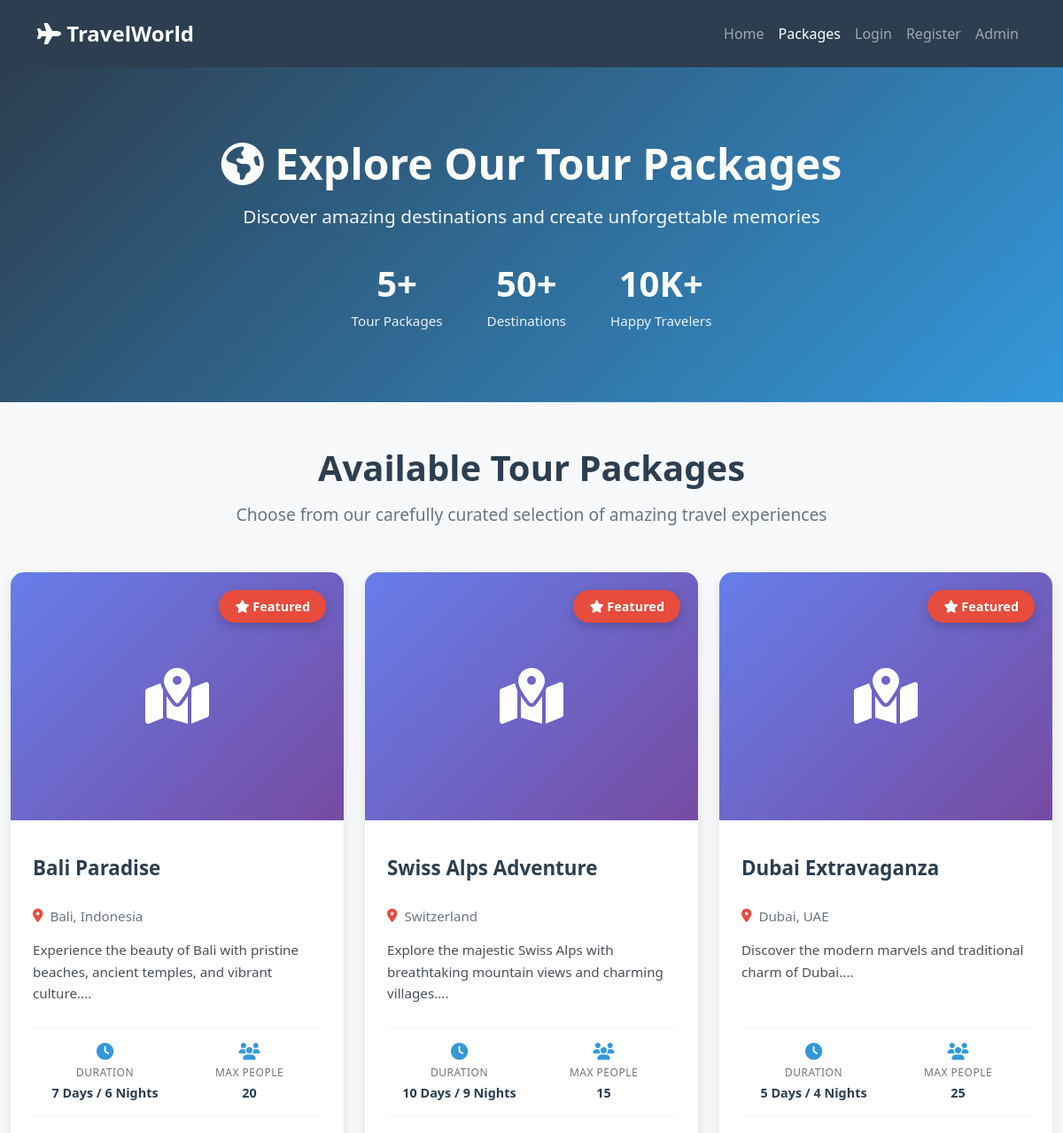
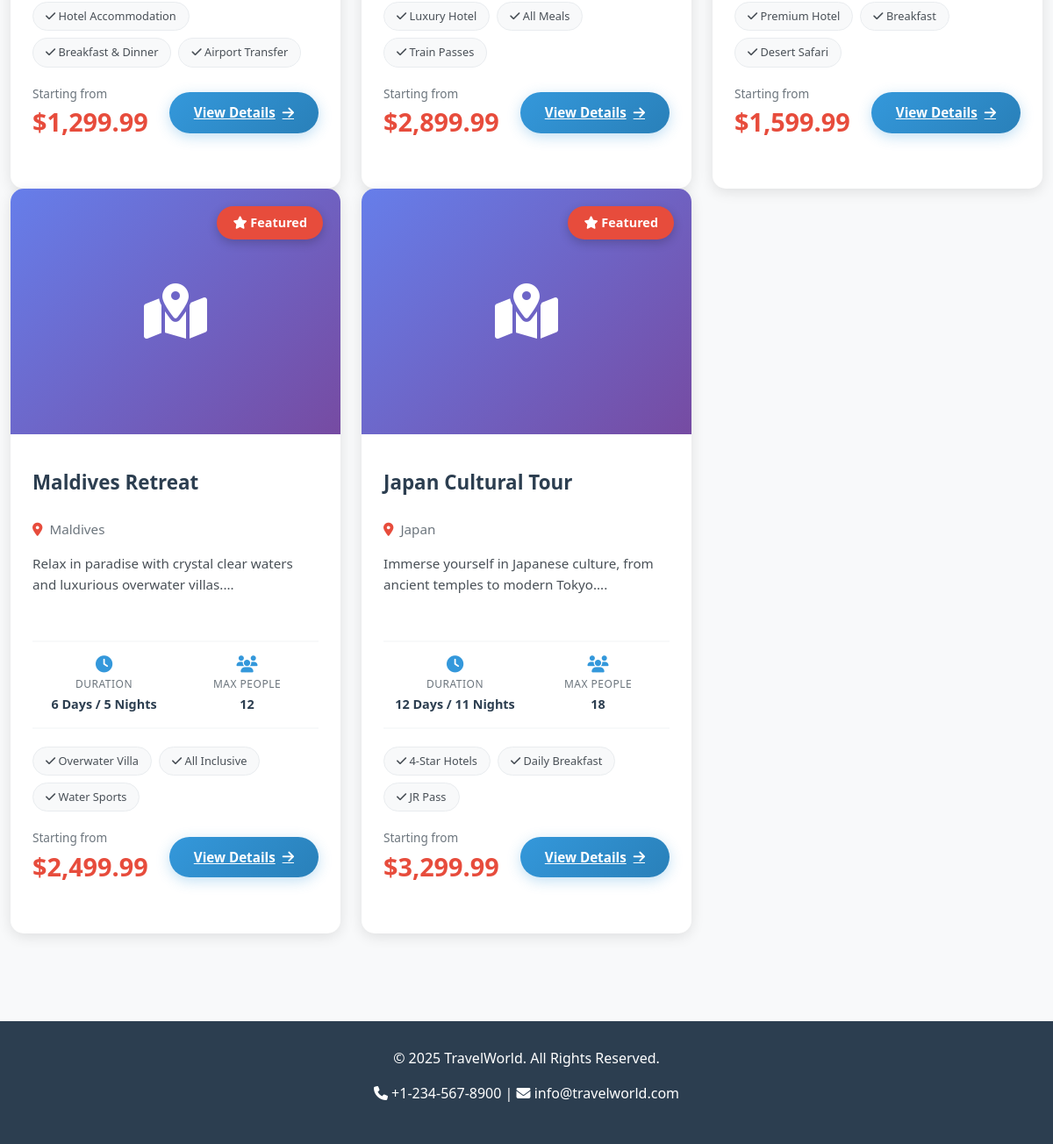
The page /packages.php on the database its author committed (2 pictures, top to bottom).
### tables this page shows
CREATE TABLE `tour_packages` (
  `id` int(11) NOT NULL,
  `package_name` varchar(200) NOT NULL,
  `description` text NOT NULL,
  `destination` varchar(100) NOT NULL,
  `duration` varchar(50) NOT NULL,
  `price` decimal(10,2) NOT NULL,
  `max_people` int(11) NOT NULL,
  `image` varchar(255) DEFAULT NULL,
  `features` text DEFAULT NULL,
  `status` enum('active','inactive') DEFAULT 'active',
  `created_at` timestamp NOT NULL DEFAULT current_timestamp()
);

### functions.php (called while the page is built, shortened)
<?php
require_once 'config.php';
function isLoggedIn() {
    return isset($_SESSION['user_id']);
}
function getActivePackages() {
    global $conn;
    $sql = "SELECT * FROM tour_packages WHERE status = 'active' ORDER BY created_at DESC";
    $result = $conn->query($sql);
    return $result;
}
function formatCurrency($amount) {
    return '$' . number_format($amount, 2);
}
?>

### packages.php (the view, shortened to what this page needs)
<?php
require_once 'functions.php';
$packages = getActivePackages();
?>
<!DOCTYPE html>
<html lang="en">
<head>
    <link href="https://cdn.jsdelivr.net/npm/bootstrap@5.3.0/dist/css/bootstrap.min.css" rel="stylesheet">
    <link rel="stylesheet" href="https://cdnjs.cloudflare.com/ajax/libs/font-awesome/6.4.0/css/all.min.css">
</head>
<body>
    <nav class="navbar navbar-expand-lg navbar-dark">
        <div class="container">
            <a class="navbar-brand" href="index.php">
                <i class="fas fa-plane"></i> TravelWorld
            </a>
            <div class="collapse navbar-collapse" id="navbarNav">
                <ul class="navbar-nav ms-auto">
                    <li class="nav-item"><a class="nav-link" href="index.php">Home</a></li>
                    <li class="nav-item"><a class="nav-link active" href="packages.php">Packages</a></li>
                    <?php if(isLoggedIn()): ?>
                        <li class="nav-item"><a class="nav-link" href="my-bookings.php">My Bookings</a></li>
                        <li class="nav-item"><a class="nav-link" href="logout.php">Logout</a></li>
                    <?php else: ?>
                        <li class="nav-item"><a class="nav-link" href="login.php">Login</a></li>
                        <li class="nav-item"><a class="nav-link" href="register.php">Register</a></li>
                    <?php endif; ?>
                    <li class="nav-item"><a class="nav-link" href="admin/login.php">Admin</a></li>
                </ul>
            </div>
        </div>
    </nav>
    <div class="hero-section">
        <div class="container">
            <h1><i class="fas fa-globe-americas"></i> Explore Our Tour Packages</h1>
            <p>Discover amazing destinations and create unforgettable memories</p>
            <?php
            $total_packages = 0;
            $packages_temp = getActivePackages();
            while($packages_temp->fetch_assoc()) $total_packages++;
            ?>
            <div class="hero-stats">
                <div class="stat-item">
                    <span class="stat-number"><?= $total_packages; ?>+</span>
                    <span class="stat-label">Tour Packages</span>
                </div>
                <div class="stat-item">
                    <span class="stat-number">50+</span>
                    <span class="stat-label">Destinations</span>
                </div>
                <div class="stat-item">
                    <span class="stat-number">10K+</span>
                    <span class="stat-label">Happy Travelers</span>
                </div>
            </div>
        </div>
    </div>
    <div class="container packages-container">
        <div class="section-header">
            <h2>Available Tour Packages</h2>
            <p>Choose from our carefully curated selection of amazing travel experiences</p>
        </div>
        <?php
        $packages_array = [];
        while($p = $packages->fetch_assoc()) {
            $packages_array[] = $p;
        }
        ?>
        <?php if(count($packages_array) > 0): ?>
            <div class="row">
                <?php foreach($packages_array as $package): ?>
                <div class="col-lg-4 col-md-6">
                    <div class="package-card">
                        <div class="package-image-wrapper">
                            <?php if(!empty($package['image']) && file_exists('uploads/' . $package['image'])): ?>
                                <img src="uploads/<?= htmlspecialchars($package['image']); ?>"
                                     alt="<?= htmlspecialchars($package['package_name']); ?>"
                                     class="package-image">
                            <?php else: ?>
                                <div class="image-placeholder">
                                    <i class="fas fa-map-marked-alt"></i>
                                </div>
                            <?php endif; ?>
                            <div class="package-badge">
                                <i class="fas fa-star"></i> Featured
                            </div>
                        </div>
                        <div class="package-body">
                            <h5 class="package-title">
                                <?= htmlspecialchars($package['package_name']); ?>
                            </h5>
                            <p class="package-location">
                                <i class="fas fa-map-marker-alt"></i>
                                <?= htmlspecialchars($package['destination']); ?>
                            </p>
                            <p class="package-description">
                                <?= htmlspecialchars(substr($package['description'], 0, 120)); ?>...
                            </p>
                            <div class="package-info">
                                <div class="info-item">
                                    <i class="fas fa-clock"></i>
                                    <div class="info-label">Duration</div>
                                    <div class="info-value"><?= htmlspecialchars($package['duration']); ?></div>
                                </div>
                                <div class="info-item">
                                    <i class="fas fa-users"></i>
                                    <div class="info-label">Max People</div>
                                    <div class="info-value"><?= htmlspecialchars($package['max_people']); ?></div>
                                </div>
                            </div>
                            <?php if(!empty($package['features'])): ?>
                            <div class="features-badges">
                                <?php
                                $features = explode(',', $package['features']);
                                foreach(array_slice($features, 0, 3) as $feature):
                                ?>
                                    <span class="feature-badge">
                                        <i class="fas fa-check"></i> <?= htmlspecialchars(trim($feature)); ?>
                                    </span>
                                <?php endforeach; ?>
                            </div>
                            <?php endif; ?>
                            <div class="package-footer">
                                <div>
                                    <span class="price-label">Starting from</span>
                                    <div class="price-tag"><?= formatCurrency($package['price']); ?></div>
                                </div>
                                <a href="package-details.php?id=<?= $package['id']; ?>" class="btn-view">
                                    View Details <i class="fas fa-arrow-right"></i>
                                </a>
                            </div>
                        </div>
                    </div>
                </div>
                <?php endforeach; ?>
            </div>
        <?php endif; ?>
    </div>
    <footer class="text-center">
        <div class="container">
            <p>&copy; 2025 TravelWorld. All Rights Reserved.</p>
            <p>
                <i class="fas fa-phone"></i> +1-234-567-8900 |
                <i class="fas fa-envelope"></i> info@travelworld.com
            </p>
        </div>
    </footer>
</body>
</html>

### packages.php (style rules this page uses)
:root { --primary-color: #2c3e50; --secondary-color: #3498db; --accent-color: #e74c3c; }
body { font-family: 'Segoe UI', Tahoma, Geneva, Verdana, sans-serif; background: #f8f9fa; }
.navbar { background-color: var(--primary-color) !important; padding: 15px 0; }
.navbar-brand { font-size: 1.5rem; font-weight: bold; }
.hero-section { background: linear-gradient(135deg, var(--primary-color), var(--secondary-color)); color: white; padding: 80px 0; text-align: center; margin-bottom: 50px; }
.hero-section h1 { font-size: 3rem; font-weight: bold; margin-bottom: 15px; }
.hero-section p { font-size: 1.3rem; opacity: 0.95; margin-bottom: 30px; }
.hero-stats { display: flex; justify-content: center; gap: 50px; margin-top: 30px; flex-wrap: wrap; }
.stat-item { text-align: center; }
.stat-number { font-size: 2.5rem; font-weight: bold; display: block; }
.stat-label { font-size: 0.95rem; opacity: 0.9; }
.packages-container { max-width: 1400px; margin: 0 auto; padding-bottom: 50px; }
.section-header { text-align: center; margin-bottom: 50px; }
.section-header h2 { font-size: 2.5rem; font-weight: bold; color: var(--primary-color); margin-bottom: 15px; }
.section-header p { font-size: 1.2rem; color: #6c757d; }
.package-card { border: none; box-shadow: 0 4px 15px rgba(0,0,0,0.1); transition: transform 0.3s ease, box-shadow 0.3s ease; margin-bottom: 30px; height: 100%; border-radius: 15px; overflow: hidden; background: white; }
.package-image-wrapper { position: relative; height: 280px; overflow: hidden; }
.image-placeholder { width: 100%; height: 280px; background: linear-gradient(135deg, #667eea 0%, #764ba2 100%); display: flex; align-items: center; justify-content: center; color: white; font-size: 4rem; }
.package-badge { position: absolute; top: 20px; right: 20px; background: var(--accent-color); color: white; padding: 8px 18px; border-radius: 50px; font-weight: bold; font-size: 0.9rem; box-shadow: 0 4px 12px rgba(0,0,0,0.2); }
.package-body { padding: 25px; }
.package-title { font-size: 1.4rem; font-weight: bold; color: var(--primary-color); margin-bottom: 12px; min-height: 60px; display: flex; align-items: center; }
.package-location { color: #6c757d; margin-bottom: 15px; font-size: 0.95rem; display: flex; align-items: center; gap: 8px; }
.package-location i { color: var(--accent-color); }
.package-description { color: #495057; font-size: 0.95rem; line-height: 1.6; margin-bottom: 20px; min-height: 80px; }
.package-info { display: flex; justify-content: space-between; padding: 15px 0; border-top: 2px solid #f8f9fa; border-bottom: 2px solid #f8f9fa; margin-bottom: 20px; }
.info-item { text-align: center; flex: 1; }
.info-item i { color: var(--secondary-color); font-size: 1.2rem; display: block; margin-bottom: 5px; }
.info-label { font-size: 0.75rem; color: #6c757d; text-transform: uppercase; letter-spacing: 0.5px; }
.info-value { font-size: 0.9rem; color: var(--primary-color); font-weight: 600; margin-top: 3px; }
.features-badges { display: flex; flex-wrap: wrap; gap: 8px; margin-bottom: 20px; min-height: 70px; }
.feature-badge { background: #f8f9fa; padding: 6px 14px; border-radius: 20px; font-size: 0.8rem; color: #495057; border: 1px solid #e9ecef; }
.package-footer { display: flex; justify-content: space-between; align-items: center; }
.price-tag { font-size: 1.8rem; font-weight: bold; color: var(--accent-color); }
.price-label { font-size: 0.85rem; color: #6c757d; display: block; }
.btn-view { background: linear-gradient(135deg, var(--secondary-color), #2980b9); border: none; padding: 12px 28px; font-size: 0.95rem; font-weight: 600; border-radius: 50px; color: white; transition: all 0.3s ease; box-shadow: 0 4px 15px rgba(52, 152, 219, 0.3); display: inline-flex; align-items: center; gap: 8px; }
footer { background-color: var(--primary-color); color: white; padding: 30px 0; margin-top: 50px; }

### rows shown on the page
tour_packages: package_name "Bali Paradise", destination "Bali, Indonesia", description "Experience the beauty of Bali with pristine beaches, ancient temples, and vibrant culture.", duration "7 Days / 6 Nights", max_people "20", features "Hotel Accommodation", features "Breakfast & Dinner", features "Airport Transfer", price "$1,299.99"
tour_packages: package_name "Swiss Alps Adventure", destination "Switzerland", description "Explore the majestic Swiss Alps with breathtaking mountain views and charming villages.", duration "10 Days / 9 Nights", max_people "15", features "Luxury Hotel", features "All Meals", features "Train Passes", price "$2,899.99"
tour_packages: package_name "Dubai Extravaganza", destination "Dubai, UAE", description "Discover the modern marvels and traditional charm of Dubai.", duration "5 Days / 4 Nights", max_people "25", features "Premium Hotel", features "Breakfast", features "Desert Safari", price "$1,599.99"
tour_packages: package_name "Maldives Retreat", destination "Maldives", description "Relax in paradise with crystal clear waters and luxurious overwater villas.", duration "6 Days / 5 Nights", max_people "12", features "Overwater Villa", features "All Inclusive", features "Water Sports", price "$2,499.99"
tour_packages: package_name "Japan Cultural Tour", destination "Japan", description "Immerse yourself in Japanese culture, from ancient temples to modern Tokyo.", duration "12 Days / 11 Nights", max_people "18", features "4-Star Hotels", features "Daily Breakfast", features "JR Pass", price "$3,299.99"

### other values the page prints
$total_packages "5"
